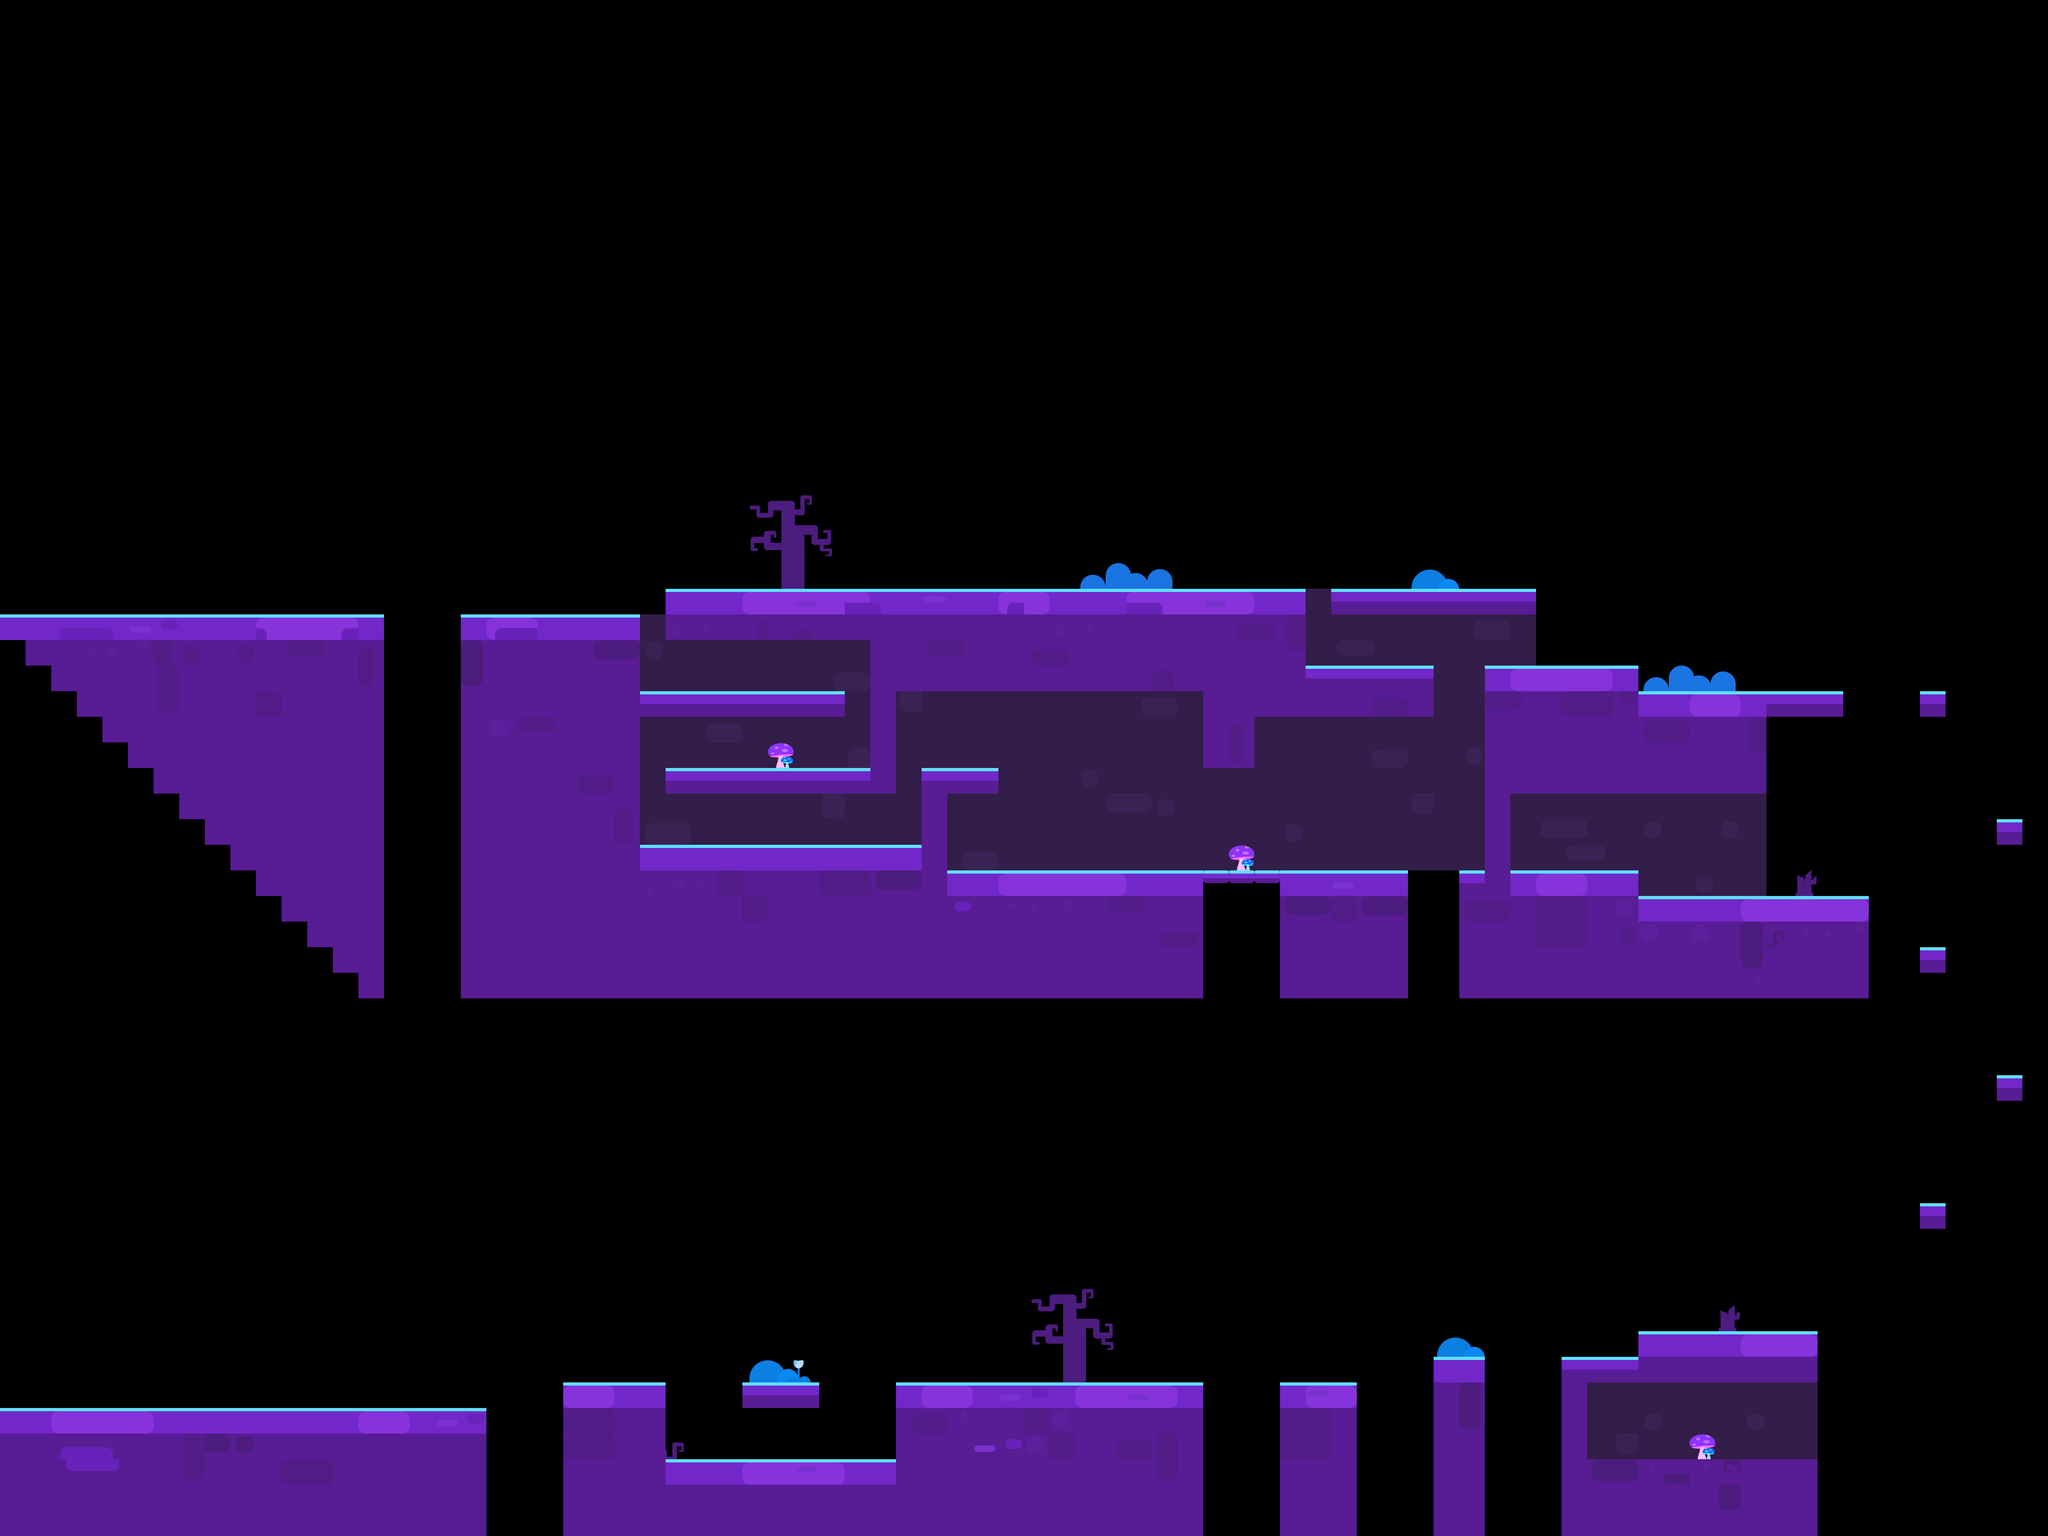

A 2D game scene composited from a Tiled map and its tileset images. What follows is a short description and the map's XML, with each tile layer's data collapsed to a summary:
An orthogonal 80x60 tile map with 80x80 px tiles, 5 tile layers (dizhuan, dizhuan1, dizhuan2, dizhuan3, ...).

<map version="1.0" orientation="orthogonal" renderorder="right-down" width="80" height="60" tilewidth="80" tileheight="80">
 <tileset firstgid="1" name="bj_3_1" tilewidth="80" tileheight="80">
  <image source="bj_3_1.png" width="1120" height="640" />
 </tileset>
 <layer name="dizhuan" width="80" height="60">
  <data>[4800 cells, 1018 non-empty, 12 distinct tile ids]</data>
 </layer>
 <layer name="dizhuan1" width="80" height="60">
  <data>[4800 cells, 283 non-empty, 1 distinct tile ids]</data>
 </layer>
 <layer name="dizhuan2" width="80" height="60">
  <data>[4800 cells, 56 non-empty, 27 distinct tile ids]</data>
 </layer>
 <layer name="dizhuan3" width="80" height="60">
  <data>[4800 cells, 102 non-empty, 17 distinct tile ids]</data>
 </layer>
 <layer name="dizhuan4" width="80" height="60">
  <data>[4800 cells, 181 non-empty, 37 distinct tile ids]</data>
 </layer>
</map>
